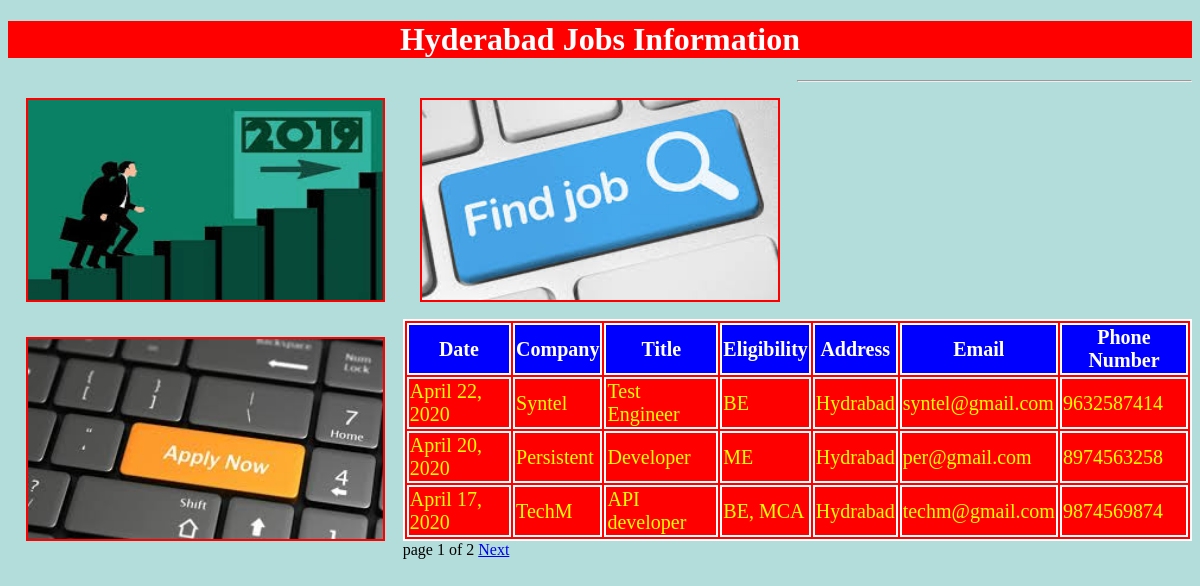
Screenshot of /hydjobs/ with the database file from the repository.
### testapp/models.py (models this page shows)
class hydjobs(models.Model):
    date=models.DateField()
    company=models.CharField(max_length=100)
    title=models.CharField(max_length=100)
    address=models.CharField(max_length=100)
    eligiblity=models.CharField(max_length=100)
    email=models.EmailField()
    phonenumber=models.IntegerField()

### testapp/views.py (the view)
# urls.py: path('hydjobs/',views.hydjobs1),
def hydjobs1(request):
    jobs_list=hydjobs.objects.order_by('-date')
    paginator=Paginator(jobs_list,3) # 3 is no. of jobs show in single page
    page_number=request.GET.get('page')
    try:
        jobs_list=paginator.page(page_number)
    except PageNotAnInteger:
        jobs_list=paginator.page(1)
    except EmptyPage:
        jobs_list=paginator.page(paginator.num_pages)
    return render(request,'testapp/hydjobs.html',{'jobs_list':jobs_list})

### templates/testapp/hydjobs.html (shortened to what this page needs)
<!DOCTYPE html>
{%load staticfiles%}
<html lang="en">
<head>
      <link rel="stylesheet" href="{% static 'css/demodjproject.css' %}">
</head>
<body>
 <h1>Hyderabad Jobs Information</h1>
 <img src="{%static "images/download1.jpg"%}" alt="">
 <img src="{%static "images/download2.jpg"%}" alt="">
 <img src="{%static "images/download3.jpg"%}" alt="">
<hr>
 {% if jobs_list %}
 <table id='tab'>
     <thead>
     <th>Date</th>
     <th>Company</th>
     <th>Title</th>
     <th>Eligibility</th>
     <th>Address</th>
     <th>Email</th>
     <th>Phone Number</th>
     </thead>
     {%for job in jobs_list %}
     <tr>
         <td>{{job.date}}</td>
         <td>{{job.company}}</td>
         <td>{{job.title}}</td>
         <td>{{job.eligiblity}}</td>
         <td>{{job.address}}</td>
         <td>{{job.email}}</td>
         <td>{{job.phonenumber}}</td>
     </tr>
     {% endfor %}
 </table>
 {%include 'testapp/pagination.html' with page=jobs_list%}
 {%else %}
 <p>No Jobs Found in Hyderabad</p>
 {% endif %}
</body>
</html>

### templates/testapp/pagination.html (shortened to what this page needs)
 <div class="paginator">
     <span class='current'>
         page {{page.number}} of {{page.paginator.num_pages}}
     </span>
     <span>
         {%if page.has_next%}
         <a href="?page={{page.next_page_number}}">Next</a>
         {%endif%}
     </span>
 </div>

### static/css/demodjproject.css (style rules this page uses)
body { background:#B3DDDA; }
img { height: 200px; width:30%; float:left; margin:1.5%; border:2px solid red; }
h1 { color:white; text-align: center; background:red; }
table,thead,th,tr,td { color:yellow; border:2px solid white; font-size: 20px; margin:auto; background:red; }
thead,th { color:white; border:2px solid white; font-size: 20px; margin:auto; background:blue; }

### rows the page displays
hydjobs: date "April 22, 2020", company "Syntel", title "Test Engineer", eligiblity "BE", address "Hydrabad", email "syntel@gmail.com", phonenumber "9632587414"
hydjobs: date "April 20, 2020", company "Persistent", title "Developer", eligiblity "ME", address "Hydrabad", email "per@gmail.com", phonenumber "8974563258"
hydjobs: date "April 17, 2020", company "TechM", title "API developer", eligiblity "BE, MCA", address "Hydrabad", email "techm@gmail.com", phonenumber "9874569874"

### other values shown
{{ page.number }} "1"
{{ page.paginator.num_pages }} "2"
